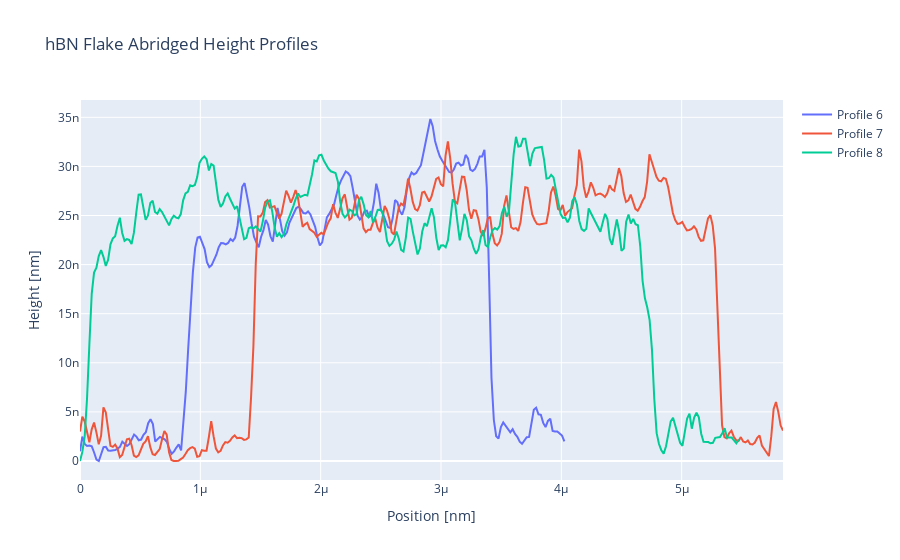

Notebook code for this chart:
### Code cell
hBN_flake.plotly_graph()

### Figure 1 — Plotly figure (JSON) as saved in the notebook; plotly's stock layout.template omitted (floating-point values rounded to 4 significant figures; data arrays with more than 128 entries replaced by an {"elided": "..."} marker saying what was removed)
{"data": [{"mode": "lines", "name": "Profile 6", "type": "scatter", "x": {"elided": "321 float values"}, "y": {"elided": "321 float values"}}, {"mode": "lines", "name": "Profile 7", "type": "scatter", "x": {"elided": "321 float values"}, "y": {"elided": "321 float values"}}, {"mode": "lines", "name": "Profile 8", "type": "scatter", "x": {"elided": "321 float values"}, "y": {"elided": "321 float values"}}], "layout": {"title": {"text": "hBN Flake Abridged Height Profiles"}, "xaxis": {"title": {"text": "Position [nm]"}}, "yaxis": {"title": {"text": "Height [nm]"}}}}
